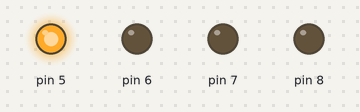
A sketch run on a simulated Arduino Uno, built with avr-gcc and run on an emulated ATmega328P. Shown: output pins drawn as LEDs (lit = HIGH).

Above: at 0.2 s.
At 1.2 s:
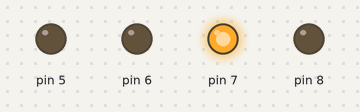
At 2.7 s:
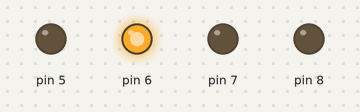
At 3.7 s:
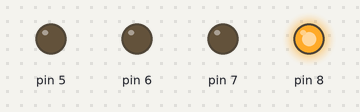
Timing chart, 0 to 4.6 s (numbered marks = the images above):
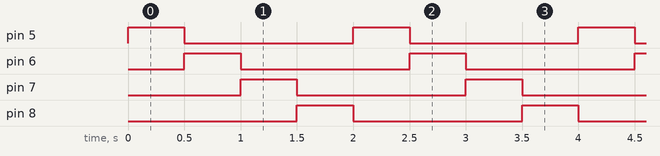

The sketch:

ARD_4_LEDS_____________________________________E02A.ino
```cpp
void setup() {
   pinMode(5,OUTPUT);
   pinMode(6,OUTPUT);
   pinMode(7,OUTPUT);
   pinMode(8,OUTPUT);
}
void loop() {
   digitalWrite(5,1);   // Encendemos el led D1
   delay(500);           // Esperamos medio segundo
   digitalWrite(5,0);  // Apagamos el led D1
   digitalWrite(6,1);  // Encendemos el led D2
   delay(500);           // Esperamos medio segundo
   digitalWrite(6,0);  // Apagamos el led D2
   digitalWrite(7,1);  // Encendemos el led D3
   delay(500);           // Esperamos medio segundo
   digitalWrite(7,0);  // Apagamos el led D3
   digitalWrite(8,1);  // Encendemos el led D4
   delay(500);           // Esperamos medio segundo
   digitalWrite(8,0);  // Apagamos el led D4
}
```

Measured:
- by itself, pin 5–8: alternates HIGH for 0.50 s and LOW for 1.5 s
- by itself, everything shown: repeats every 2.0 s, in 5 steps
